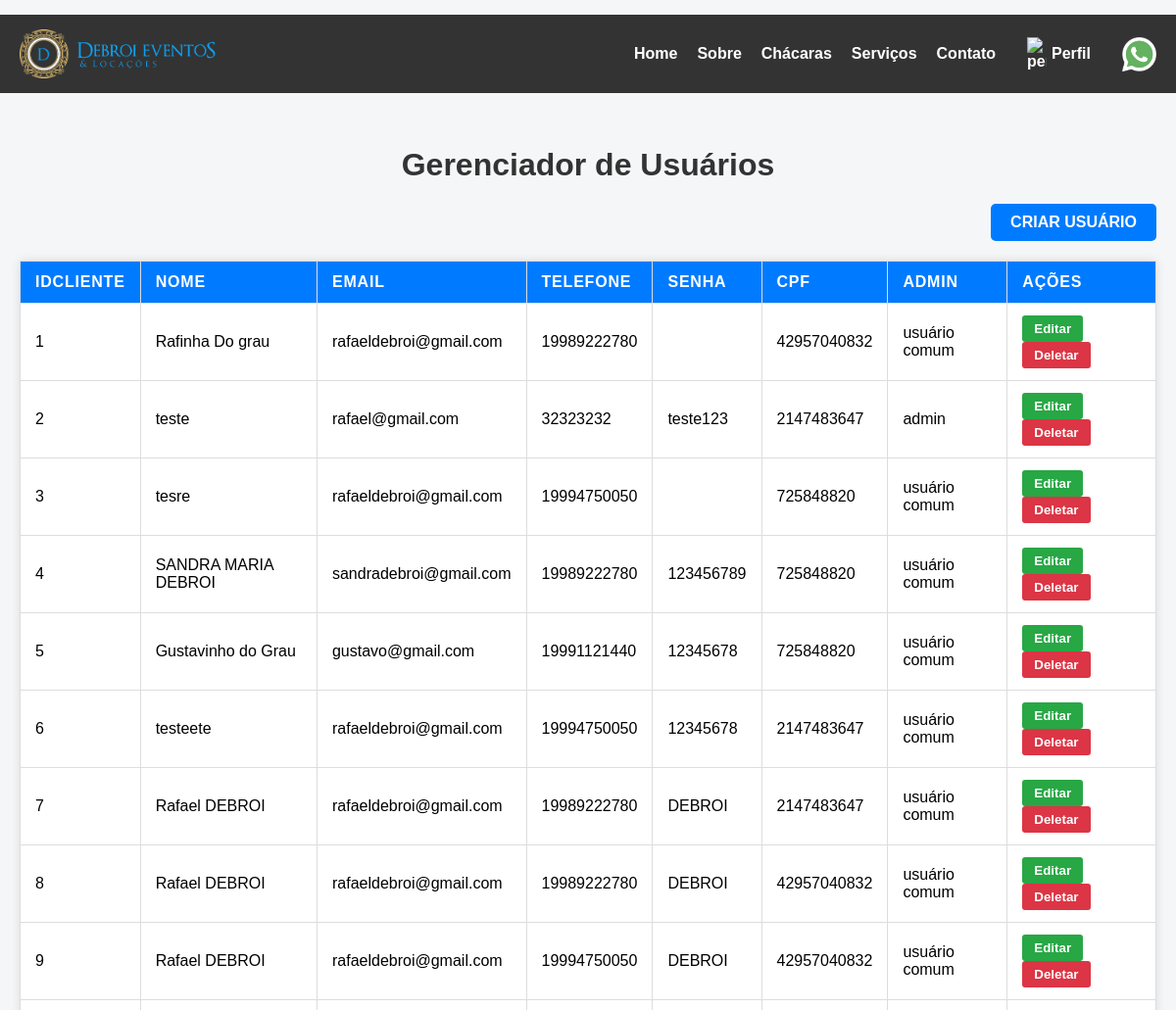
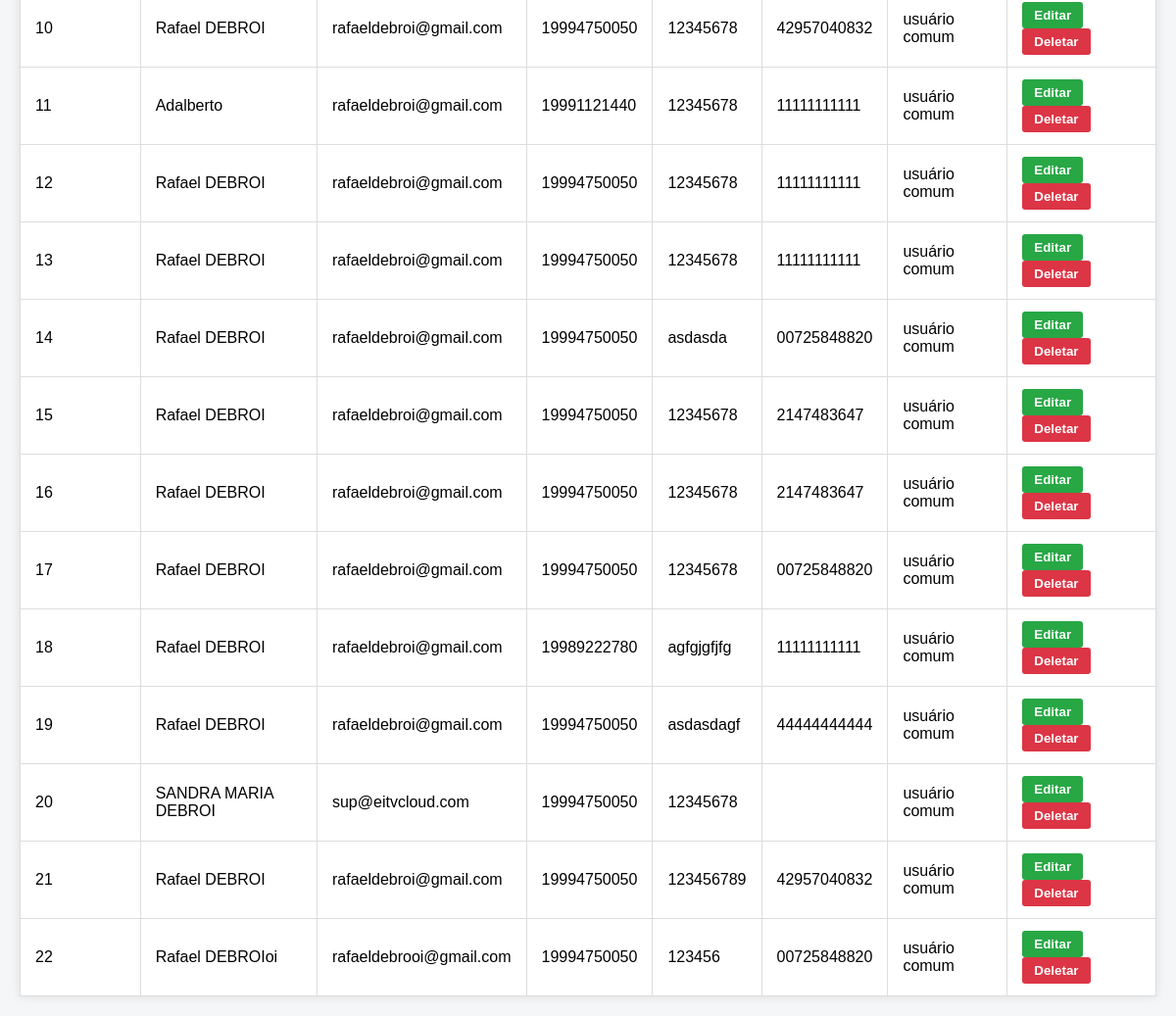
Screenshot of /GerenciamentoUser.php (signed in) with the database file from the repository (2 pictures, top to bottom).
### tables this page shows
CREATE TABLE `usuario` (
  `IdCliente` int(11) NOT NULL AUTO_INCREMENT,
  `Nome` varchar(100) NOT NULL,
  `Email` varchar(255) NOT NULL,
  `Telefone` varchar(15) NOT NULL,
  `Senha` varchar(100) NOT NULL,
  `Cpf` varchar(11) NOT NULL,
  `Admin` int(1) DEFAULT NULL,
  `zap` int(1) DEFAULT NULL,
  PRIMARY KEY (`IdCliente`)
);

### html/GerenciamentoUser.php (the view, shortened to what this page needs)
<?php
include('conexao.php');
$ConsultaSQL = "select * from usuario;";
$clientes = mysqli_query($conecta, $ConsultaSQL);
?>
<!DOCTYPE html>
<html lang="pt-BR">
<head>
</head>
<body>
    <header>
        <?php include 'menuBarra.php'; ?>
    </header>
    <div class="TudoviewUser">
        <h1>Gerenciador de Usuários</h1>
        <button class="create-btn">Criar Usuário</button>
        <table>
            <thead>
                <tr>
                    <th>IdCliente</th>
                    <th>Nome</th>
                    <th>Email</th>
                    <th>Telefone</th>
                    <th>Senha</th>
                    <th>CPF</th>
                    <th>Admin</th>
                    <th>Ações</th>
                </tr>
            </thead>
            <tbody>
                <?php while ($cliente = mysqli_fetch_assoc($clientes)) {  ?>
                    <tr>
                        <td><?php echo $cliente["IdCliente"]; ?></td>
                        <td><?php echo $cliente["Nome"]; ?></td>
                        <td><?php echo $cliente["Email"]; ?></td>
                        <td><?php echo $cliente["Telefone"]; ?></td>
                        <td><?php echo $cliente["Senha"]; ?></td>
                        <td><?php echo $cliente["Cpf"]; ?></td>
                        <td>
                            <?php
                            if ($cliente["Admin"] == 1) {
                                echo "admin";
                            } else {
                                echo "usuário comum";
                            }
                            ?>
                        </td>
                        <td class="actions">
                            <button class="edit-btn">Editar</button>
                            <button class="delete-btn">Deletar</button>
                        </td>
                    </tr>
                <?php } ?>
            </tbody>
        </table>
    </div>
</body>
</html>

### html/GerenciamentoUser.php (style rules this page uses)
body { font-family: Arial, sans-serif; margin: 20px; background-color: #f4f6f8; }
h1 { margin-top: 150px; color: #333; text-align: center; }
table { width: 100%; border-collapse: collapse; margin-top: 15px; background: white; box-shadow: 0 0 10px rgba(0, 0, 0, 0.1); }
th, td { padding: 12px 15px; border: 1px solid #ddd; text-align: left; }
th { background-color: #007BFF; color: white; text-transform: uppercase; letter-spacing: 0.05em; }
.actions button { margin-right: 5px; padding: 6px 12px; border: none; border-radius: 3px; cursor: pointer; color: white; font-weight: bold; }
.edit-btn { background-color: #28a745; }
.delete-btn { background-color: #dc3545; }
.create-btn { background-color: #007bff; color: white; padding: 10px 20px; border: none; border-radius: 5px; font-size: 16px; cursor: pointer; text-transform: uppercase; font-weight: bold; margin-bottom: 20px; display: block; margin-left: auto; }

### rows the page displays
usuario: IdCliente "1", Nome "Rafinha Do grau", Email "rafaeldebroi@gmail.com", Telefone "19989222780", Cpf "42957040832", Admin "usuário comum"
usuario: IdCliente "2", Nome "teste", Email "rafael@gmail.com", Telefone "32323232", Senha "teste123", Cpf "2147483647", Admin "admin"
usuario: IdCliente "3", Nome "tesre", Email "rafaeldebroi@gmail.com", Telefone "19994750050", Cpf "725848820", Admin "usuário comum"
usuario: IdCliente "4", Nome "SANDRA MARIA DEBROI", Email "sandradebroi@gmail.com", Telefone "19989222780", Senha "123456789", Cpf "725848820", Admin "usuário comum"
usuario: IdCliente "5", Nome "Gustavinho do Grau", Email "gustavo@gmail.com", Telefone "19991121440", Senha "12345678", Cpf "725848820", Admin "usuário comum"
usuario: IdCliente "6", Nome "testeete", Email "rafaeldebroi@gmail.com", Telefone "19994750050", Senha "12345678", Cpf "2147483647", Admin "usuário comum"
usuario: IdCliente "7", Nome "Rafael DEBROI", Email "rafaeldebroi@gmail.com", Telefone "19989222780", Senha "DEBROI", Cpf "2147483647", Admin "usuário comum"
usuario: IdCliente "8", Nome "Rafael DEBROI", Email "rafaeldebroi@gmail.com", Telefone "19989222780", Senha "DEBROI", Cpf "42957040832", Admin "usuário comum"
usuario: IdCliente "9", Nome "Rafael DEBROI", Email "rafaeldebroi@gmail.com", Telefone "19994750050", Senha "DEBROI", Cpf "42957040832", Admin "usuário comum"
usuario: IdCliente "10", Nome "Rafael DEBROI", Email "rafaeldebroi@gmail.com", Telefone "19994750050", Senha "12345678", Cpf "42957040832", Admin "usuário comum"
usuario: IdCliente "11", Nome "Adalberto", Email "rafaeldebroi@gmail.com", Telefone "19991121440", Senha "12345678", Cpf "11111111111", Admin "usuário comum"
usuario: IdCliente "12", Nome "Rafael DEBROI", Email "rafaeldebroi@gmail.com", Telefone "19994750050", Senha "12345678", Cpf "11111111111", Admin "usuário comum"
usuario: IdCliente "13", Nome "Rafael DEBROI", Email "rafaeldebroi@gmail.com", Telefone "19994750050", Senha "12345678", Cpf "11111111111", Admin "usuário comum"
usuario: IdCliente "14", Nome "Rafael DEBROI", Email "rafaeldebroi@gmail.com", Telefone "19994750050", Senha "asdasda", Cpf "00725848820", Admin "usuário comum"
usuario: IdCliente "15", Nome "Rafael DEBROI", Email "rafaeldebroi@gmail.com", Telefone "19994750050", Senha "12345678", Cpf "2147483647", Admin "usuário comum"
usuario: IdCliente "16", Nome "Rafael DEBROI", Email "rafaeldebroi@gmail.com", Telefone "19994750050", Senha "12345678", Cpf "2147483647", Admin "usuário comum"
usuario: IdCliente "17", Nome "Rafael DEBROI", Email "rafaeldebroi@gmail.com", Telefone "19994750050", Senha "12345678", Cpf "00725848820", Admin "usuário comum"
usuario: IdCliente "18", Nome "Rafael DEBROI", Email "rafaeldebroi@gmail.com", Telefone "19989222780", Senha "agfgjgfjfg", Cpf "11111111111", Admin "usuário comum"
usuario: IdCliente "19", Nome "Rafael DEBROI", Email "rafaeldebroi@gmail.com", Telefone "19994750050", Senha "asdasdagf", Cpf "44444444444", Admin "usuário comum"
usuario: IdCliente "20", Nome "SANDRA MARIA DEBROI", Email "sup@eitvcloud.com", Telefone "19994750050", Senha "12345678", Admin "usuário comum"
usuario: IdCliente "21", Nome "Rafael DEBROI", Email "rafaeldebroi@gmail.com", Telefone "19994750050", Senha "123456789", Cpf "42957040832", Admin "usuário comum"
usuario: IdCliente "22", Nome "Rafael DEBROIoi", Email "rafaeldebrooi@gmail.com", Telefone "19994750050", Senha "123456", Cpf "00725848820", Admin "usuário comum"
